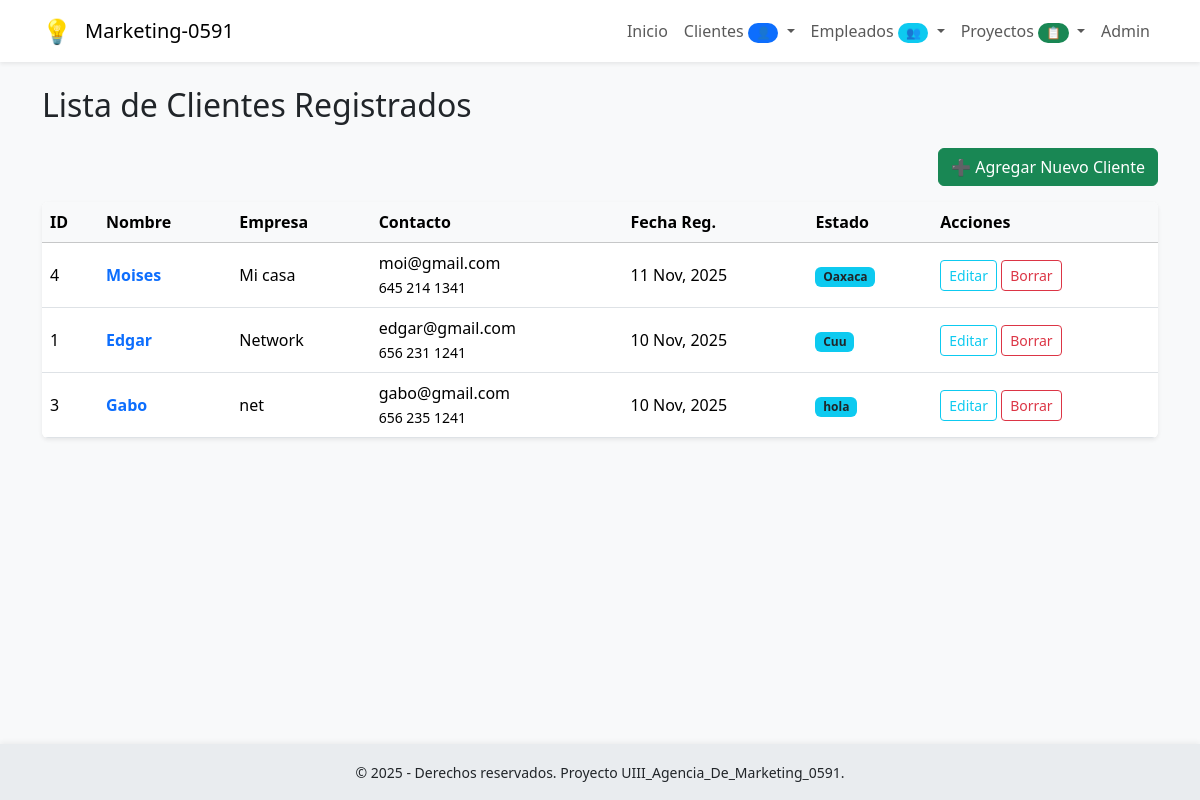
/clientes/, run on the app's committed database.
### app_clientes/models.py (models this page shows, shortened)
class Cliente(models.Model):
    id = models.AutoField(primary_key=True)
    nombre = models.CharField(max_length=100)
    empresa = models.CharField(max_length=100)
    correo = models.CharField(max_length=100, unique=True)
    telefono = models.CharField(max_length=20, blank=True, null=True)
    direccion = models.CharField(max_length=255, blank=True, null=True)
    fecha_registro = models.DateField(auto_now_add=True)
    estado = models.CharField(max_length=50)

### app_clientes/views.py (the view)
# urls.py: path('clientes/', views.ver_clientes, name='ver_clientes'),
def ver_clientes(request):
    clientes = Cliente.objects.all().order_by('-fecha_registro')
    return render(request, 'cliente/ver_clientes.html', {'clientes': clientes})

### app_clientes/templates/cliente/ver_clientes.html (shortened to what this page needs)
{% extends 'base.html' %}
{% block content %}
<h2 class="mb-4">Lista de Clientes Registrados</h2>
<div class="text-end mb-3">
    <a href="{% url 'agregar_cliente' %}" class="btn btn-success">➕ Agregar Nuevo Cliente</a>
</div>
<div class="table-responsive bg-white rounded shadow-sm">
    <table class="table table-hover align-middle mb-0">
        <thead class="table-light">
            <tr>
                <th>ID</th>
                <th>Nombre</th>
                <th>Empresa</th>
                <th>Contacto</th>
                <th>Fecha Reg.</th>
                <th>Estado</th>
                <th>Acciones</th>
            </tr>
        </thead>
        <tbody>
            {% for c in clientes %}
            <tr>
                <td>{{ c.id }}</td>
                <td><strong class="text-primary">{{ c.nombre }}</strong></td>
                <td>{{ c.empresa }}</td>
                <td>{{ c.correo }}<br><small>{{ c.telefono }}</small></td>
                <td>{{ c.fecha_registro|date:"d M, Y" }}</td>
                <td><span class="badge bg-info text-dark">{{ c.estado }}</span></td>
                <td class="text-nowrap">
                    <a class="btn btn-sm btn-outline-info" href="{% url 'actualizar_cliente' c.id %}">Editar</a>
                    <form action="{% url 'borrar_cliente' c.id %}" method="post" style="display:inline-block;"
                          onsubmit="return confirm('¿Está seguro de querer ELIMINAR al cliente: {{ c.nombre }}?')">
                        <button class="btn btn-sm btn-outline-danger" type="submit">Borrar</button>
                    </form>
                </td>
            </tr>
            {% empty %}
            <tr>
                <td colspan="7" class="text-center py-4">
                    <p class="lead text-muted">Aún no hay clientes registrados. ¡Comienza ahora!</p>
                </td>
            </tr>
            {% endfor %}
        </tbody>
    </table>
</div>
{% endblock %}

### app_clientes/templates/base.html (shortened to what this page needs)
<!doctype html>
<html lang="es">
<head>
    <link href="https://cdn.jsdelivr.net/npm/bootstrap@5.3.2/dist/css/bootstrap.min.css" rel="stylesheet">
</head>
<body class="bg-light text-dark">
    {% include 'navbar.html' %}
    <main class="container py-4">
        {% block content %}{% endblock %}
    </main>
    {% include 'footer.html' %}
</body>
</html>

### app_clientes/templates/navbar.html (shortened to what this page needs)
<nav class="navbar navbar-expand-lg navbar-light bg-white shadow-sm">
    <div class="container">
        <a class="navbar-brand d-flex align-items-center" href="{% url 'inicio_clientes' %}">
            <span style="font-weight:700; font-size:1.5rem; margin-right:5px;">💡</span>
            <span class="ms-2">Marketing-0591</span>
        </a>
        <div class="collapse navbar-collapse" id="navMenu">
            <ul class="navbar-nav ms-auto">
                <li class="nav-item"><a class="nav-link" href="{% url 'inicio_clientes' %}">Inicio</a></li>
                <li class="nav-item dropdown">
                    <a class="nav-link dropdown-toggle" href="#" role="button" data-bs-toggle="dropdown" aria-expanded="false">
                        Clientes <span class="badge bg-primary rounded-pill">👤</span>
                    </a>
                </li>
                <li class="nav-item dropdown">
                    <a class="nav-link dropdown-toggle" href="#" role="button" data-bs-toggle="dropdown" aria-expanded="false">
                        Empleados <span class="badge bg-info rounded-pill">👥</span>
                    </a>
                </li>
                <li class="nav-item dropdown">
                    <a class="nav-link dropdown-toggle" href="#" role="button" data-bs-toggle="dropdown" aria-expanded="false">
                        Proyectos <span class="badge bg-success rounded-pill">📋</span>
                    </a>
                </li>
                <li class="nav-item">
                    <a class="nav-link" href="/admin">Admin</a>
                </li>
            </ul>
        </div>
    </div>
</nav>

### app_clientes/templates/footer.html
<footer class="footer text-center py-3">
    <div class="container">
        <small>
            © {% now "Y" %} - Derechos reservados. Proyecto UIII_Agencia_De_Marketing_0591.
        </small>
    </div>
</footer>

### app_clientes/templates/base.html (style rules this page uses)
body { background-color: #f8f9fa; min-height: 100vh; padding-bottom: 70px; position: relative; }
.navbar { background-color: #ffffff !important; }
.footer { position: fixed; left: 0; bottom: 0; width: 100%; background-color: #e9ecef !important; box-shadow: 0 -2px 5px rgba(0,0,0,.05); z-index: 1030; }

### data on the page
Cliente: id "4", nombre "Moises", empresa "Mi casa", correo "moi@gmail.com", telefono "645 214 1341", fecha_registro "11 Nov, 2025", estado "Oaxaca"
Cliente: id "1", nombre "Edgar", empresa "Network", correo "edgar@gmail.com", telefono "656 231 1241", fecha_registro "10 Nov, 2025", estado "Cuu"
Cliente: id "3", nombre "Gabo", empresa "net", correo "gabo@gmail.com", telefono "656 235 1241", fecha_registro "10 Nov, 2025", estado "hola"
